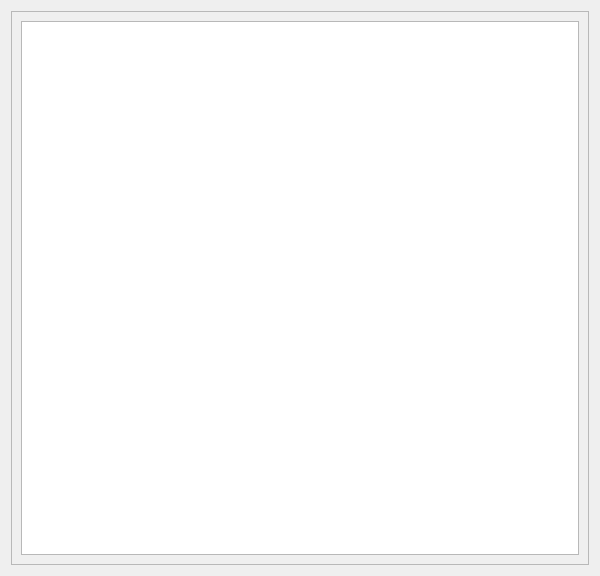
<?xml version="1.0" encoding="UTF-8"?>
<ui version="4.0">
 <class>Dialog</class>
 <widget class="QDialog" name="Dialog">
  <property name="geometry">
   <rect>
    <x>0</x>
    <y>0</y>
    <width>600</width>
    <height>576</height>
   </rect>
  </property>
  <property name="windowTitle">
   <string>Dialog</string>
  </property>
  <layout class="QVBoxLayout" name="verticalLayout_2">
   <item>
    <widget class="QScrollArea" name="scrollArea">
     <property name="widgetResizable">
      <bool>true</bool>
     </property>
     <widget class="QWidget" name="scrollAreaWidgetContents">
      <property name="geometry">
       <rect>
        <x>0</x>
        <y>0</y>
        <width>580</width>
        <height>556</height>
       </rect>
      </property>
      <layout class="QVBoxLayout" name="verticalLayout">
       <item>
        <widget class="QTextEdit" name="textEdit"/>
       </item>
      </layout>
     </widget>
    </widget>
   </item>
  </layout>
 </widget>
 <resources/>
 <connections/>
</ui>
